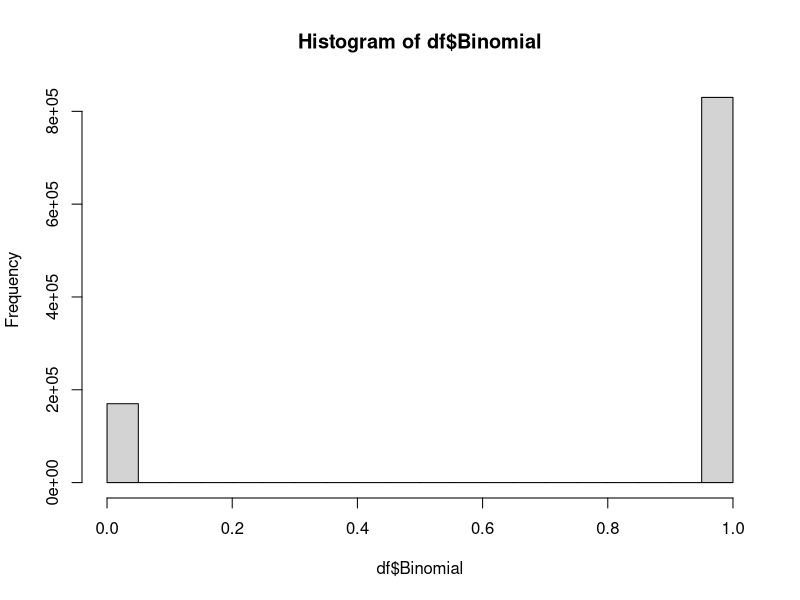
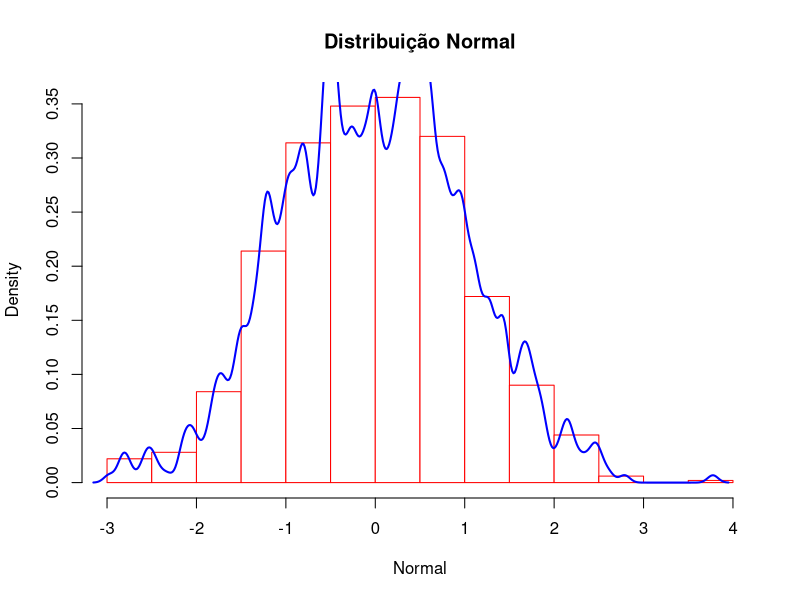

The R source for these figures, in order:
# seta a semente aleatória de geração de dados
# usando a função addTaskCallback deixamos a set.seed fixa, rodando no back

tarefaSemente <- addTaskCallback(function(...) {set.seed(123);TRUE}) # atribui a tarefa à variável tarefaSemente
tarefaSemente # chama a tarefaSemente

# Criando data frame com 2 variaveis
df <- data.frame(
# Index
  "registro" = seq(1:1000000),
# Distribuição Binomial
  "Binomial" = rbinom(1000,1,0.8),
# Distribuição Normal  
  "Normal"= rnorm(1000)
)
# Conferindo as distribuições com o auxílio de histogramas
hist(df$Binomial)
hist(df$Normal, 
     col="white",
     border="red",
     prob = TRUE, 
     xlab = "Normal",
     main = "Distribuição Normal") 
lines(density(df$Normal), 
      lwd = 2, 
      col = "blue")





# por fim, podemos usar a função removeTaskCallback para remover a tarefa que criamos lá em cima
removeTaskCallback(tarefaSemente)
